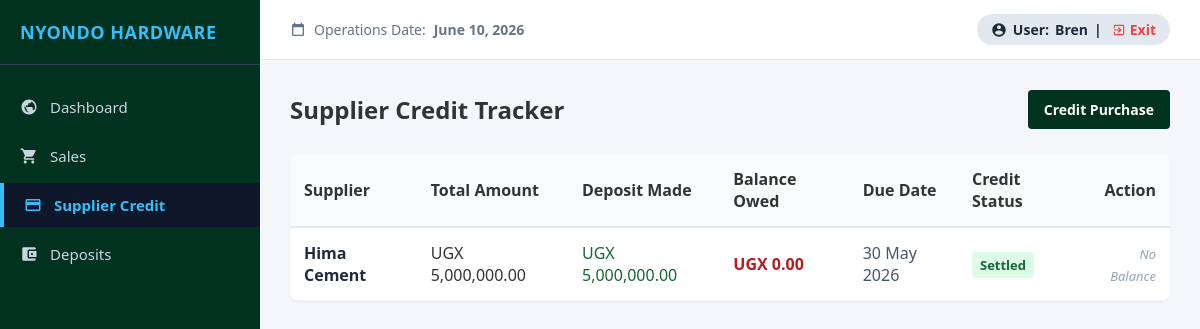
Before: /credit/ (signed in) with the older database file.
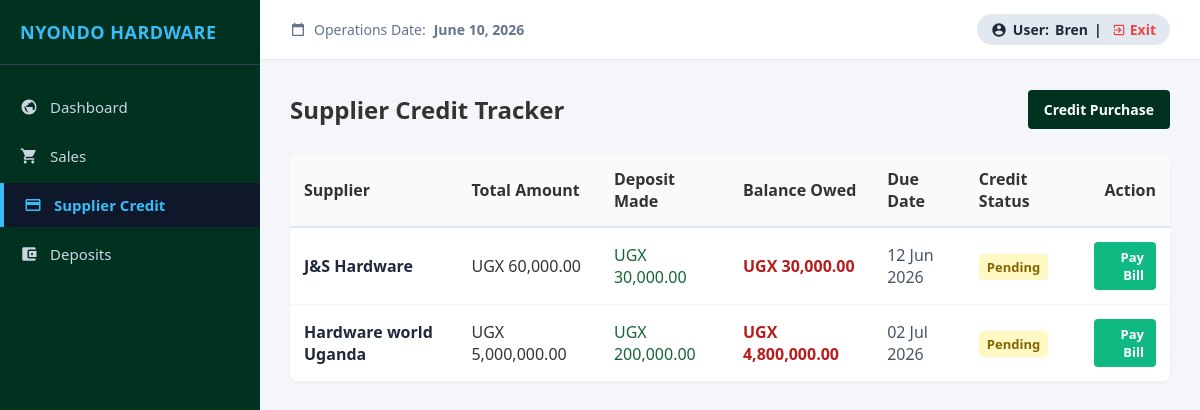
After: the same page with the newer database file.
### web/models.py (models this page shows, shortened)
class SupplierCredit(models.Model):
    supplier = models.ForeignKey(Supplier, on_delete=models.CASCADE, related_name='credits')
    invoice_number = models.CharField(max_length=100, unique=True, verbose_name="Supplier Invoice Ref")
    total_amount = models.DecimalField(max_digits=12, decimal_places=2, verbose_name="Total Owed (UGX)")
    amount_paid = models.DecimalField(max_digits=12, decimal_places=2, default=0.00, verbose_name="Amount Paid (UGX)")
    balance_due = models.DecimalField(max_digits=12, decimal_places=2, verbose_name="Remaining Balance (UGX)")
    due_date = models.DateField(verbose_name="Repayment Deadline")
    date_logged = models.DateTimeField(auto_now_add=True)

class Supplier(models.Model):
    name = models.CharField(max_length=255, unique=True)
    phone = models.CharField(max_length=20)

### web/views.py (the view, shortened to what this page needs)
# urls.py: path('credit/', views.credit, name='credit'),
@require_role('SALES', 'ADMIN')
def credit(request):
    credits = SupplierCredit.objects.all().select_related('supplier').order_by('due_date')
    suppliers = Supplier.objects.all().order_by('name')
    today = datetime.now().date()
    context = {
        'credits': credits,
        'suppliers': suppliers,
        'today': timezone.now(),
        'error_fields': request.GET.get('error_fields', '').split(',') if request.GET.get('error_fields') else [],
        'form_data': {
            'supplier': request.GET.get('supplier', ''),
            'invoice_number': request.GET.get('invoice_number', ''),
            'total_amount': request.GET.get('total_amount', ''),
            'amount_paid': request.GET.get('amount_paid', ''),
            'due_date': request.GET.get('due_date', ''),
        },
    }
    if request.GET.get('show_modal') == 'add_credit':
        context['display_add_modal'] = True
    pay_id = request.GET.get('pay_id')
    if pay_id:
        context['target_credit'] = get_object_or_404(SupplierCredit, id=pay_id)
        context['display_payment_modal'] = True
    return render(request, 'credit.html', context)

### web/views.py (called while the page is built)
def require_role(*allowed_roles):
    def decorator(view_func):
        @wraps(view_func)
        def wrapper(request, *args, **kwargs):
            if not request.user.is_authenticated:
                return redirect('login')
            user_role = str(getattr(request.user, 'role', '')).upper()
            if 'ADMIN' in user_role:
                return view_func(request, *args, **kwargs)
            for allowed in allowed_roles:
                if allowed.upper() in user_role:
                    return view_func(request, *args, **kwargs)
            messages.error(request, "Access denied: Redirected to your authorized department.")
            return redirect(role_home(user_role))
        return wrapper
    return decorator

### web/templates/credit.html (shortened to what this page needs)
{% extends 'base.html' %}
{% load humanize %}
{% block active_credit %}active{% endblock %}
{% block content %}
    <div style="display: flex; justify-content: space-between; align-items: center; margin-bottom: 25px;">
        <h2>Supplier Credit Tracker</h2>
        <a href="?show_modal=add_credit" class="btn" style="background:  #013220; color: white;">Credit Purchase</a>
    </div>
    <table style="width: 100%; border-collapse: collapse; background: white; border-radius: 8px; overflow: hidden; box-shadow: 0 1px 3px rgba(0,0,0,0.05);">
        <thead>
            <tr style="background-color: #f8fafc; border-bottom: 2px solid #e2e8f0; text-align: left;">
                <th style="padding: 14px;">Supplier</th>
                <th style="padding: 14px;">Total Amount</th>
                <th style="padding: 14px;">Deposit Made</th>
                <th style="padding: 14px;">Balance Owed</th>
                <th style="padding: 14px;">Due Date</th>
                <th style="padding: 14px;">Credit Status</th>
                <th style="padding: 14px; text-align: right;">Action</th>
            </tr>
        </thead>
        <tbody>
            {% for debt in credits %}
            <tr style="border-bottom: 1px solid #f1f5f9;">
                <td style="padding: 14px; font-weight: 600; color: #1e293b;">{{ debt.supplier.name }}</td>
                <td style="padding: 14px;">UGX {{ debt.total_amount|intcomma }}</td>
                <td style="padding: 14px; color: #166534;">UGX {{ debt.amount_paid|intcomma }}</td>
                <td style="padding: 14px; font-weight: bold; color: #b91c1c;">UGX {{ debt.balance_due|intcomma }}</td>
                <td style="padding: 14px; color: #475569;">{{ debt.due_date|date:"d M Y" }}</td>
                <td style="padding: 14px;">
                    {% if debt.balance_due == 0 %}
                        <span class="status-badge status-good" style="background:#dcfce7; color:#166534;">Settled</span>
                    {% elif debt.due_date < today %}
                        <span class="status-badge status-out" style="background:#fee2e2; color:#991b1b; animation: pulse 2s infinite;">OVERDUE</span>
                    {% else %}
                        <span class="status-badge status-low" style="background:#fef9c3; color:#856404;">Pending</span>
                    {% endif %}
                </td>
                <td style="padding: 14px; text-align: right;">
                    {% if debt.balance_due > 0 %}
                        <a href="?pay_id={{ debt.id }}" class="btn" style="background: #10b981; color: white; padding: 6px 12px; font-size: 13px;">Pay Bill</a>
                    {% else %}
                        <span style="color: #94a3b8; font-size: 13px; font-style: italic;">No Balance</span>
                    {% endif %}
                </td>
            </tr>
            {% empty %}
            <tr><td colspan="8" style="padding: 30px; text-align: center; color: #94a3b8;">No supplier credit records logged in the accounts registry system.</td></tr>
            {% endfor %}
        </tbody>
    </table>
{% endblock %}

Changed rows visible on the page:
removed SupplierCredit: supplier.name "Hima Cement", total_amount "5,000,000.00", amount_paid "5,000,000.00", balance_due "0.00", due_date "30 May 2026", shows "Settled", shows "No Balance"
added SupplierCredit: supplier.name "J&S Hardware", total_amount "60,000.00", amount_paid "30,000.00", balance_due "30,000.00", due_date "12 Jun 2026", shows "Pending"
added SupplierCredit: supplier.name "Hardware world Uganda", total_amount "5,000,000.00", amount_paid "200,000.00", balance_due "4,800,000.00", due_date "02 Jul 2026", shows "Pending"
